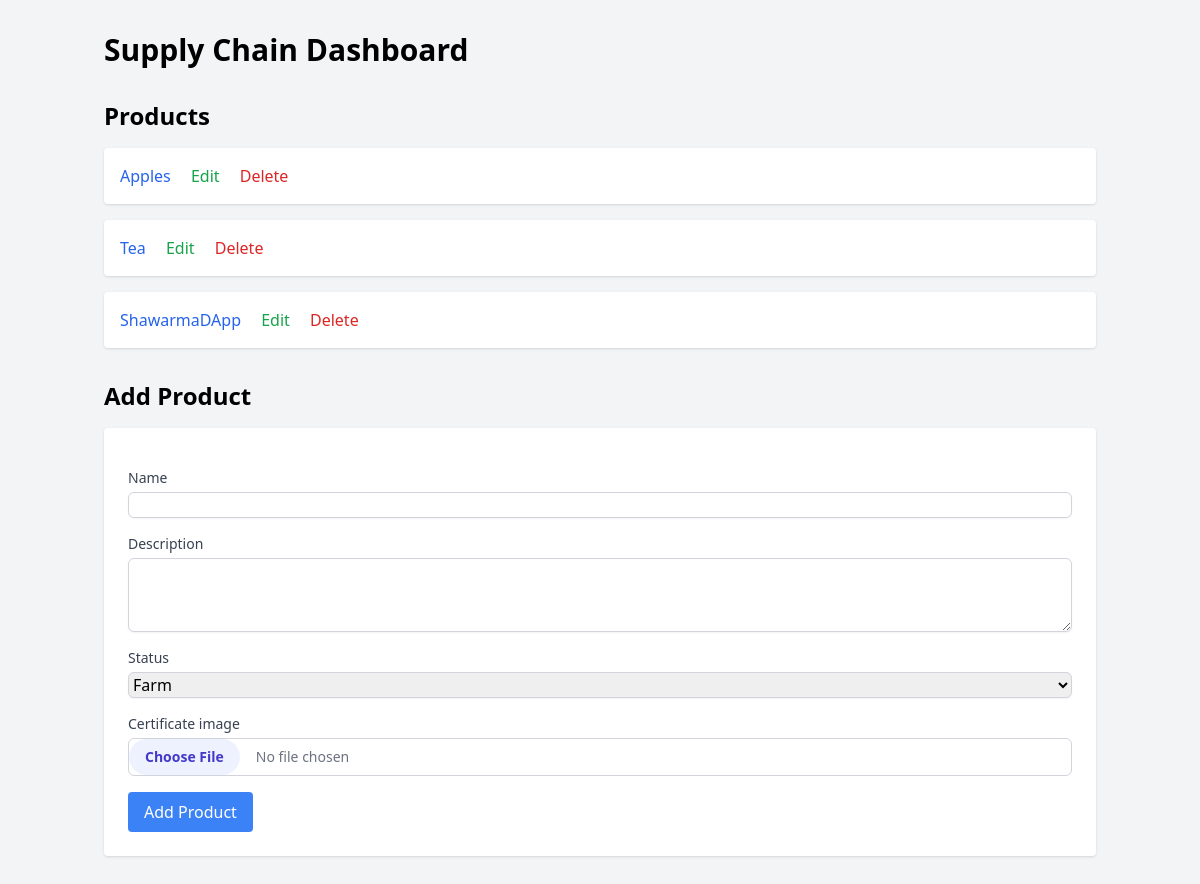
Before: / with the older database file.
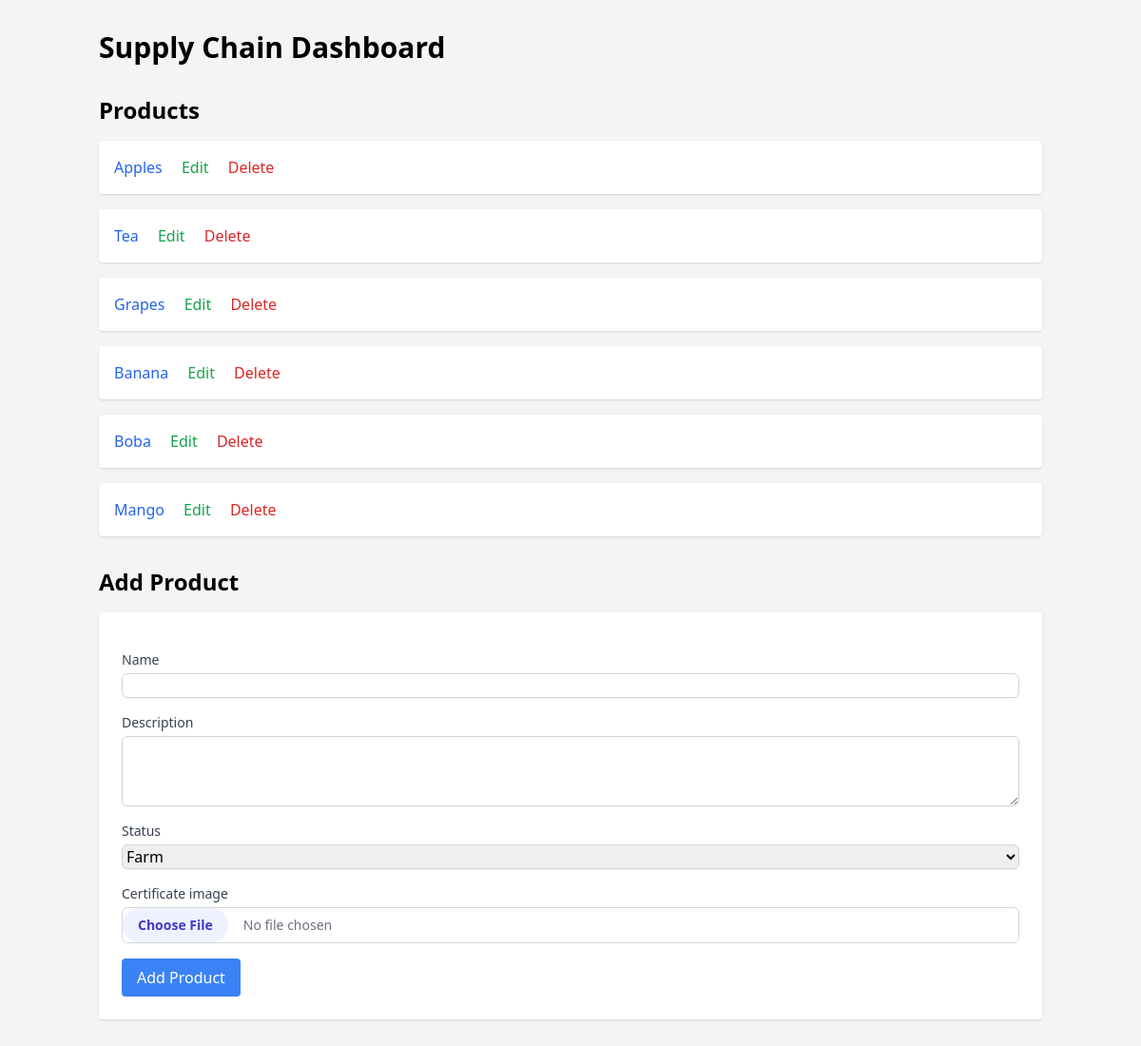
After: the same page with the newer database file.
### dashboard/models.py (models this page shows, shortened)
class Product(models.Model):
    name = models.CharField(max_length=255)
    description = models.TextField()
    ipfs_hash = models.CharField(max_length=255, blank=True, null=True)
    solana_tx_hash = models.CharField(max_length=255, blank=True, null=True)
    status = models.CharField(max_length=20, choices=[
        ('Farm', 'Farm'),
        ('Processing', 'Processing'),
        ('Distribution', 'Distribution'),
        ('Retail', 'Retail')
    ])
    certificate_image = models.ImageField(upload_to='certificates/', blank=True, null=True)

### dashboard/views.py (the view)
# urls.py: path('', views.dashboard, name='dashboard'),
def dashboard(request):
    if request.method == 'POST':
        form = ProductForm(request.POST, request.FILES)
        if form.is_valid():
            product = form.save(commit=False)
            product.ipfs_hash = upload_to_ipfs(product.to_dict())
            product.solana_tx_hash = send_solana_transaction(product.ipfs_hash)
            product.save()
            return redirect('dashboard')
    else:
        form = ProductForm()
    products = Product.objects.all()
    return render(request, 'dashboard/dashboard.html', {'products': products, 'form': form})

### dashboard/templates/dashboard/dashboard.html (shortened to what this page needs)
<!DOCTYPE html>
<html lang="en">
<head>
    <script src="https://cdn.tailwindcss.com"></script>
</head>
<body class="bg-gray-100">
    <div class="container mx-auto px-4 py-8">
        <h1 class="text-3xl font-bold mb-8">Supply Chain Dashboard</h1>
        <div class="mb-8">
            <h2 class="text-2xl font-semibold mb-4">Products</h2>
            <ul class="space-y-4">
                {% for product in products %}
                <li class="bg-white p-4 rounded shadow">
                    <a href="{% url 'product_detail' product.id %}" class="text-blue-600 hover:underline">{{ product.name }}</a>
                    <a href="{% url 'edit_product' product.id %}" class="ml-4 text-green-600 hover:underline">Edit</a>
                    <form method="POST" action="{% url 'delete_product' product.id %}" class="inline ml-4">
                        <button type="submit" class="text-red-600 hover:underline">Delete</button>
                    </form>
                </li>
                {% endfor %}
            </ul>
        </div>
        <div>
            <h2 class="text-2xl font-semibold mb-4">Add Product</h2>
            <div>
                <form method="POST" enctype="multipart/form-data" class="bg-white p-6 rounded shadow space-y-4">
                    {% for field in form %}
                        <div>
                            <label for="{{ field.id_for_label }}" class="block text-sm font-medium text-gray-700">{{ field.label }}</label>
                            {{ field }}
                        </div>
                    {% endfor %}
                    <button type="submit" class="mt-4 px-4 py-2 bg-blue-500 text-white rounded hover:bg-blue-600 focus:outline-none focus:ring-2 focus:ring-blue-500 focus:ring-opacity-50">Add Product</button>
                </form>
            </div>
        </div>
    </div>
</body>
</html>

Changed rows visible on the page:
removed Product: name "ShawarmaDApp"
added Product: name "Grapes"
added Product: name "Banana"
added Product: name "Boba"
added Product: name "Mango"
